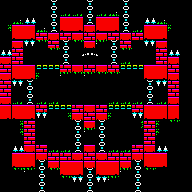

This game map was drawn from its Tiled (.tmx) file and the tilesets committed beside it. A one-line description and the full map source follow:
An orthogonal 16x24 tile map with 12x8 px tiles, 1 tile layer (level).

<map version="1.4" tiledversion="1.4.2" orientation="orthogonal" renderorder="left-up" width="16" height="24" tilewidth="12" tileheight="8" infinite="0" nextlayerid="2" nextobjectid="1">
 <tileset firstgid="1" source="tileset.tsx" />
 <layer id="1" name="level" width="16" height="24">
  <data encoding="csv">
1,1,1,1,8,1,1,8,1,1,8,1,1,1,1,1,
1,1,1,1,8,10,10,8,10,9,8,1,1,1,1,1,
1,9,5,1,8,13,14,8,13,14,8,1,5,9,1,1,
16,13,14,9,8,17,18,3,17,18,8,10,13,14,15,1,
1,17,18,2,3,2,3,2,3,2,3,2,17,18,1,1,
1,3,6,7,2,8,7,3,11,8,2,1,6,3,1,1,
5,2,1,1,7,8,22,23,24,8,7,1,1,2,5,1,
3,2,29,1,1,8,26,27,28,8,10,1,29,2,3,1,
2,13,14,4,4,2,3,2,3,2,4,4,13,14,2,1,
3,17,18,15,1,11,7,11,7,7,1,1,17,18,3,1,
2,6,8,1,1,1,61,62,63,1,1,1,8,6,2,1,
2,1,8,1,1,1,30,31,32,1,1,1,8,1,2,1,
3,10,8,10,10,1,34,35,36,10,10,10,8,10,3,1,
14,13,14,2,4,4,2,3,2,4,4,2,13,14,14,1,
18,17,18,6,1,16,3,2,3,15,1,6,17,18,18,1,
1,16,2,1,1,1,8,3,8,1,1,20,2,15,7,1,
1,16,2,1,1,1,8,11,8,1,1,1,2,15,1,1,
1,1,2,29,1,1,8,1,8,1,1,29,2,1,1,1,
1,5,3,2,10,10,8,3,8,10,10,2,3,5,1,1,
1,13,14,3,2,2,3,2,3,2,2,3,13,14,1,1,
1,17,18,8,3,13,14,3,13,14,3,8,17,18,1,1,
1,7,11,8,7,17,18,8,17,18,11,8,7,1,1,1,
1,1,1,8,1,7,6,8,6,11,1,8,1,1,1,1,
1,1,1,8,1,1,1,8,1,1,1,8,1,1,1,1
</data>
 </layer>
</map>